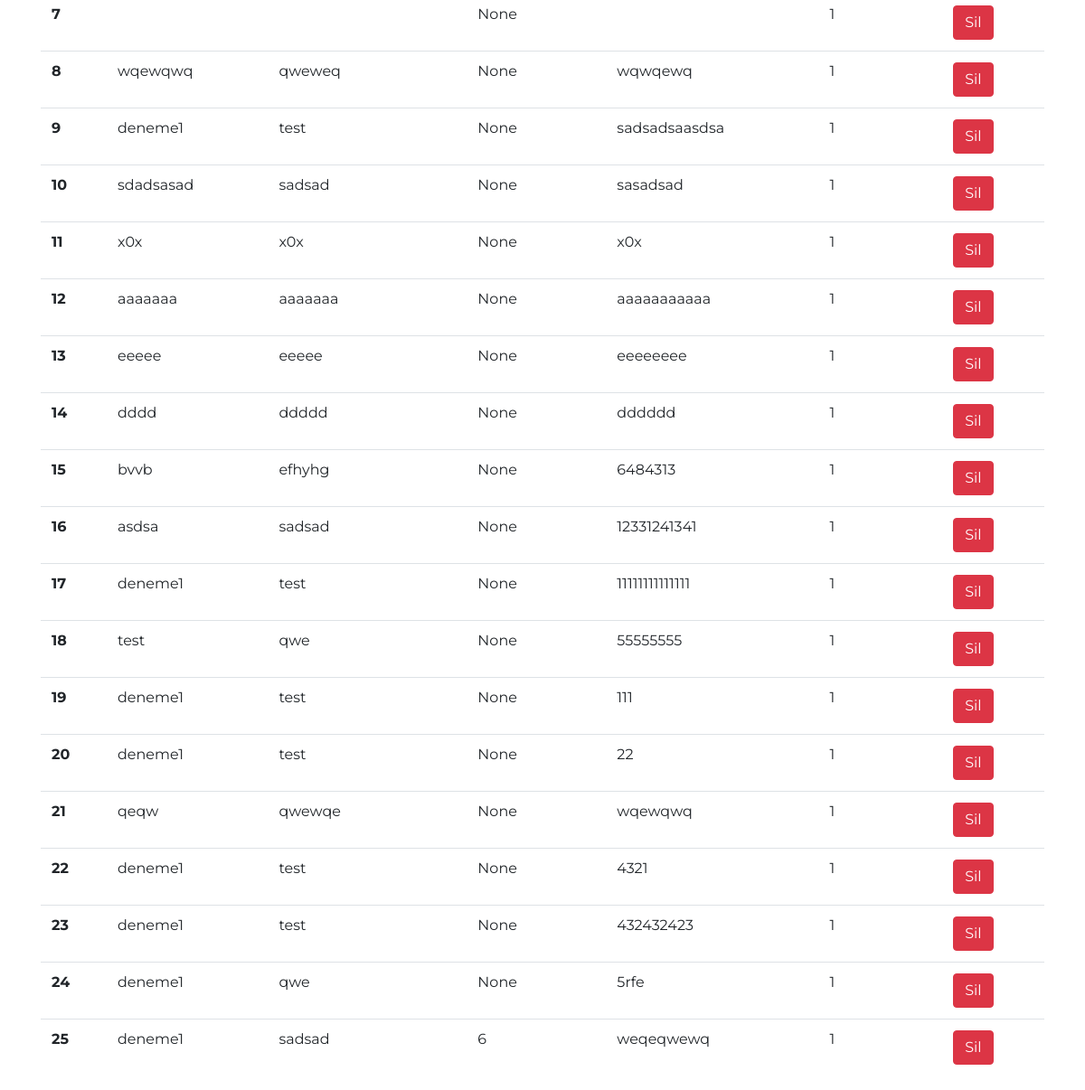
Page /admin_book (lower part) on the earlier database version.
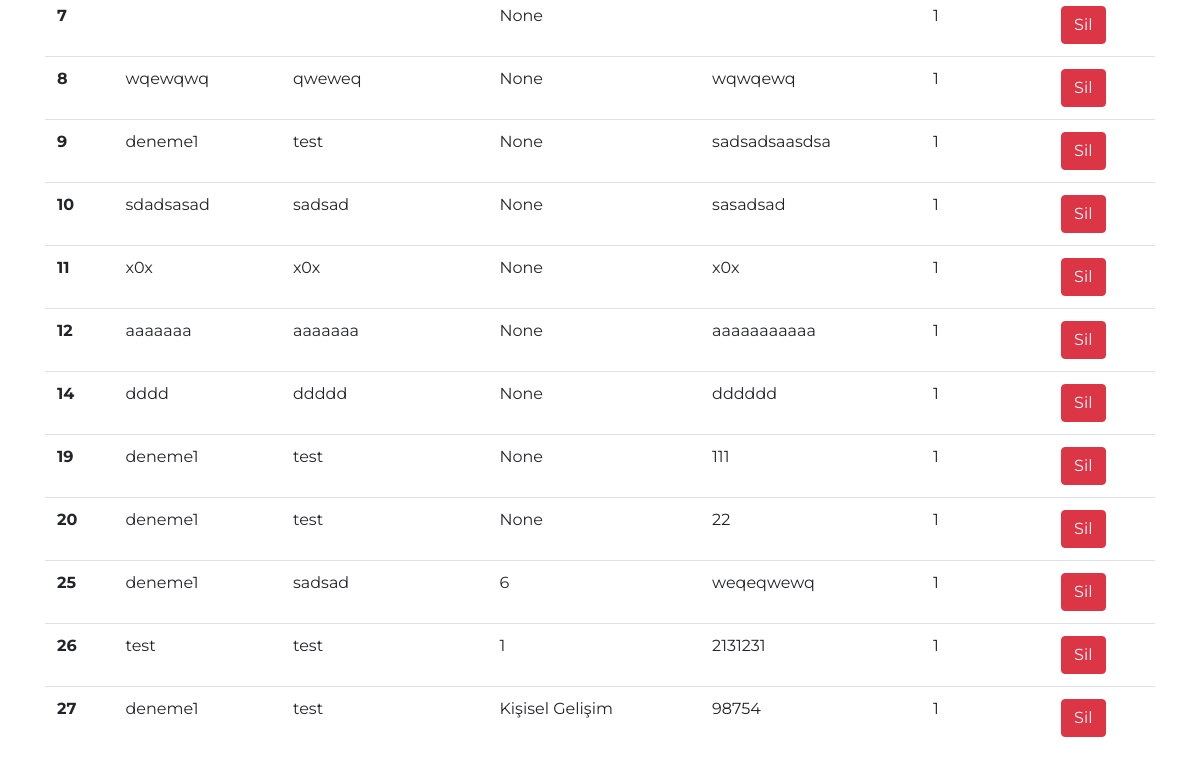
Same page on the later database version.
### app.py (models this page shows)
class Book(db.Model):
    id = db.Column(db.Integer, primary_key=True)
    title = db.Column(db.String(200))
    author = db.Column(db.String(200))
    type = db.Column(db.String(200))
    barcode = db.Column(db.Integer)
    status = db.Column(db.Boolean, default=True)

### app.py (the view)
@app.route("/admin_book")
def admin_book():
    books = Book.query.all()
    types = Type.query.all()
    return render_template("admin_book.html",books=books,types=types)

### templates/admin_book.html (shortened to what this page needs)
<html>
<head>
    <link rel="stylesheet" href="https://maxcdn.bootstrapcdn.com/bootstrap/4.0.0/css/bootstrap.min.css">
    <link rel="stylesheet" type="text/css" href="../static/css/home.css" />
</head>
<body>
    <div>
        <div style="margin-top: 150px;" class="container">
            <table class="table">
                <br><br><br>
                <tbody>
                    {%for book in books %}
                    <tr>
                        <th scope="row">{{book.id}}</th>
                        <td>{{book.title}}</td>
                        <td>{{book.author}}</td>
                        <td>{{book.type}}</td>
                        <td>{{book.barcode}}</td>
                        {% if book.status==True %}
                        <td>1</td>
                        {% else %}
                        <td>0</td>
                        {% endif %}
                        <td><a href="/book_delete/{{book.id}}" class="btn btn-danger">Sil</a>
                    </tr>
                    {% endfor %}
                </tbody>
            </table>
        </div>
    </div>
</body>
</html>

### static/css/home.css (style rules this page uses)
body { font-family: "Montserrat", Helvetica, sans-serif; background-color: white; }
a { font-weight: 400; font-size: 18px; -webkit-transition: all 0.25s; transition: all 0.25s; }

Differences in the rows shown:
removed Book: id "13", title "eeeee", author "eeeee", type "None", barcode "eeeeeeee", status "1"
removed Book: id "15", title "bvvb", author "efhyhg", type "None", barcode "6484313", status "1"
removed Book: id "16", title "asdsa", author "sadsad", type "None", barcode "12331241341", status "1"
removed Book: id "17", title "deneme1", author "test", type "None", barcode "11111111111111", status "1"
removed Book: id "18", title "test", author "qwe", type "None", barcode "55555555", status "1"
removed Book: id "21", title "qeqw", author "qwewqe", type "None", barcode "wqewqwq", status "1"
removed Book: id "22", title "deneme1", author "test", type "None", barcode "4321", status "1"
removed Book: id "23", title "deneme1", author "test", type "None", barcode "432432423", status "1"
removed Book: id "24", title "deneme1", author "qwe", type "None", barcode "5rfe", status "1"
added Book: id "26", title "test", author "test", type "1", barcode "2131231", status "1"
added Book: id "27", title "deneme1", author "test", type "Kişisel Gelişim", barcode "98754", status "1"
